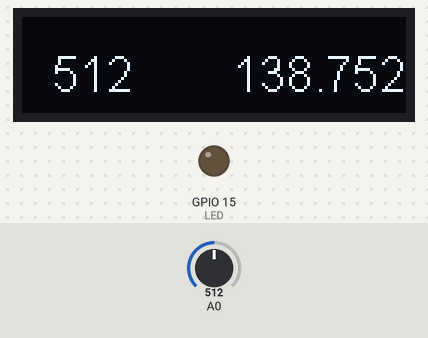
Simulated run of this program. Board: ESP8266 (NodeMCU). Parts: 128×32 one-colour display, output pins drawn as LEDs (lit = HIGH). The test bench sets the inputs (shaded band); at power-on: A0 = 512. What the program prints to the serial monitor is not drawn.

Above: at 1.3 s.
1.4 s: A0 set to 213
At 1.9 s:
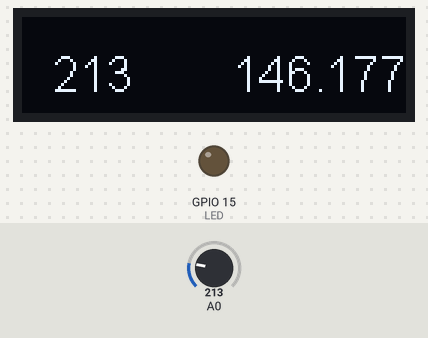
3.5 s: A0 set to 188
At 4.0 s:
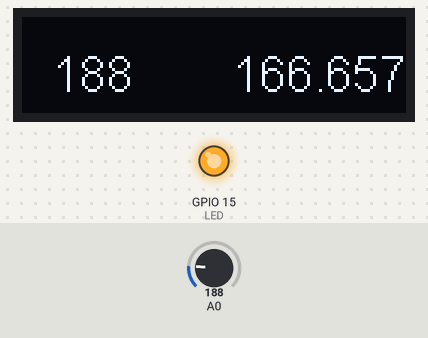
6.6 s: A0 set to 210
At 7.1 s:
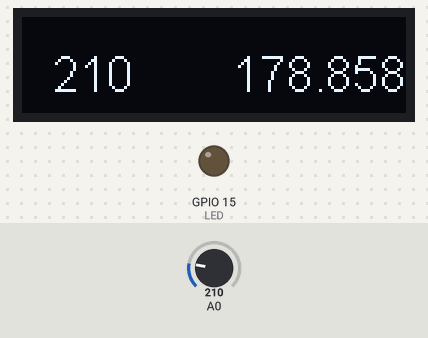
Timing chart, 0 to 9.6 s (numbered marks = the images above; inputs shaded):
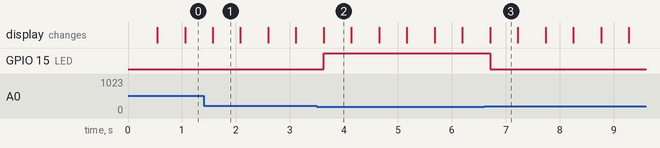

Measured:
- the behaviour switches between 200 and 199 on A0 (found by bisection; images 1 and 2)
- after the input at 3.5 s, GPIO 15 (LED): LOW → HIGH after 0.13 s
- after the input at 6.6 s, GPIO 15 (LED): HIGH → LOW after 0.11 s
- what the display in image 1 shows lasts 0.5 s, from 1.6 s to 2.1 s

The program:

main.cpp
```cpp
#include <Arduino.h>
#include <SSD1306.h>
SSD1306   display(0x3c, 4, 5, GEOMETRY_128_32);

int val = 0;
int LED = 15;
float avg = 0;
float pre_avg = 0;
float alpha = 0.1;
char str_val[5];
char str_avg[10];

void setup()
{
  Serial.begin(115200);
  pinMode(LED, OUTPUT);

  display.init();
  display.flipScreenVertically();
  display.setFont(ArialMT_Plain_16);
  display.display();
}

void loop()
{
  val = analogRead(0);
  Serial.println(val);

  avg = val*alpha + (1 - alpha)*pre_avg;
  pre_avg = avg;
  itoa(val, str_val, 10);
  snprintf(str_avg, sizeof(str_avg), "%.3f", avg);

  display.setColor(BLACK);
  display.fillRect(0, 0, 128, 32);
  display.setColor(WHITE);
  display.display();

  display.drawString(10, 10, str_val);
  display.drawString(70, 10, str_avg);
  display.display();

  if(val<200) digitalWrite(LED, HIGH);
  else digitalWrite(LED, LOW);
  delay(500);
}
```
